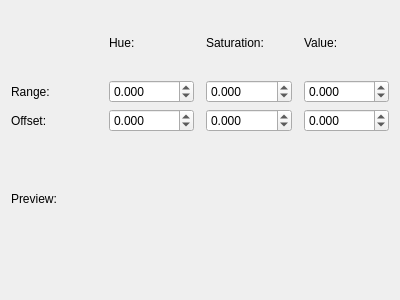
<?xml version="1.0" encoding="UTF-8"?>
<ui version="4.0">
 <class>WGShadeLineEditor</class>
 <widget class="QWidget" name="WGShadeLineEditor">
  <property name="geometry">
   <rect>
    <x>0</x>
    <y>0</y>
    <width>400</width>
    <height>300</height>
   </rect>
  </property>
  <layout class="QVBoxLayout" name="verticalLayout">
   <item>
    <layout class="QGridLayout" name="gridLayout">
     <property name="horizontalSpacing">
      <number>12</number>
     </property>
     <item row="1" column="3">
      <widget class="QLabel" name="labelValue">
       <property name="text">
        <string>Value:</string>
       </property>
      </widget>
     </item>
     <item row="1" column="1">
      <widget class="QLabel" name="labelHue">
       <property name="text">
        <string>Hue:</string>
       </property>
      </widget>
     </item>
     <item row="2" column="0">
      <widget class="QLabel" name="labelRange">
       <property name="text">
        <string>Range:</string>
       </property>
      </widget>
     </item>
     <item row="2" column="3">
      <widget class="QDoubleSpinBox" name="sbRangeValue">
       <property name="decimals">
        <number>3</number>
       </property>
       <property name="minimum">
        <double>-1.000000000000000</double>
       </property>
       <property name="maximum">
        <double>1.000000000000000</double>
       </property>
       <property name="singleStep">
        <double>0.050000000000000</double>
       </property>
      </widget>
     </item>
     <item row="1" column="2">
      <widget class="QLabel" name="labelSaturation">
       <property name="text">
        <string>Saturation:</string>
       </property>
      </widget>
     </item>
     <item row="2" column="1">
      <widget class="QDoubleSpinBox" name="sbRangeHue">
       <property name="decimals">
        <number>3</number>
       </property>
       <property name="minimum">
        <double>-1.000000000000000</double>
       </property>
       <property name="maximum">
        <double>1.000000000000000</double>
       </property>
       <property name="singleStep">
        <double>0.050000000000000</double>
       </property>
      </widget>
     </item>
     <item row="2" column="2">
      <widget class="QDoubleSpinBox" name="sbRangeSaturation">
       <property name="decimals">
        <number>3</number>
       </property>
       <property name="minimum">
        <double>-1.000000000000000</double>
       </property>
       <property name="maximum">
        <double>1.000000000000000</double>
       </property>
       <property name="singleStep">
        <double>0.050000000000000</double>
       </property>
      </widget>
     </item>
     <item row="3" column="0">
      <widget class="QLabel" name="labelOffset">
       <property name="text">
        <string>Offset:</string>
       </property>
      </widget>
     </item>
     <item row="3" column="1">
      <widget class="QDoubleSpinBox" name="sbOffsetHue">
       <property name="decimals">
        <number>3</number>
       </property>
       <property name="minimum">
        <double>-1.000000000000000</double>
       </property>
       <property name="maximum">
        <double>1.000000000000000</double>
       </property>
       <property name="singleStep">
        <double>0.050000000000000</double>
       </property>
      </widget>
     </item>
     <item row="3" column="2">
      <widget class="QDoubleSpinBox" name="sbOffsetSaturation">
       <property name="decimals">
        <number>3</number>
       </property>
       <property name="minimum">
        <double>-1.000000000000000</double>
       </property>
       <property name="maximum">
        <double>1.000000000000000</double>
       </property>
       <property name="singleStep">
        <double>0.050000000000000</double>
       </property>
      </widget>
     </item>
     <item row="3" column="3">
      <widget class="QDoubleSpinBox" name="sbOffsetValue">
       <property name="decimals">
        <number>3</number>
       </property>
       <property name="minimum">
        <double>-1.000000000000000</double>
       </property>
       <property name="maximum">
        <double>1.000000000000000</double>
       </property>
       <property name="singleStep">
        <double>0.050000000000000</double>
       </property>
      </widget>
     </item>
    </layout>
   </item>
   <item>
    <widget class="QLabel" name="labelPreview">
     <property name="text">
      <string>Preview:</string>
     </property>
    </widget>
   </item>
   <item>
    <widget class="WGShadeSlider" name="previewLine" native="true">
     <property name="sizePolicy">
      <sizepolicy hsizetype="Preferred" vsizetype="Fixed">
       <horstretch>0</horstretch>
       <verstretch>0</verstretch>
      </sizepolicy>
     </property>
     <property name="minimumSize">
      <size>
       <width>0</width>
       <height>24</height>
      </size>
     </property>
     <property name="maximumSize">
      <size>
       <width>16777215</width>
       <height>24</height>
      </size>
     </property>
    </widget>
   </item>
  </layout>
 </widget>
 <customwidgets>
  <customwidget>
   <class>WGShadeSlider</class>
   <extends>QWidget</extends>
   <header>WGShadeSlider.h</header>
   <container>1</container>
  </customwidget>
 </customwidgets>
 <tabstops>
  <tabstop>sbRangeHue</tabstop>
  <tabstop>sbRangeSaturation</tabstop>
  <tabstop>sbRangeValue</tabstop>
  <tabstop>sbOffsetHue</tabstop>
  <tabstop>sbOffsetSaturation</tabstop>
  <tabstop>sbOffsetValue</tabstop>
 </tabstops>
 <resources/>
 <connections/>
</ui>
